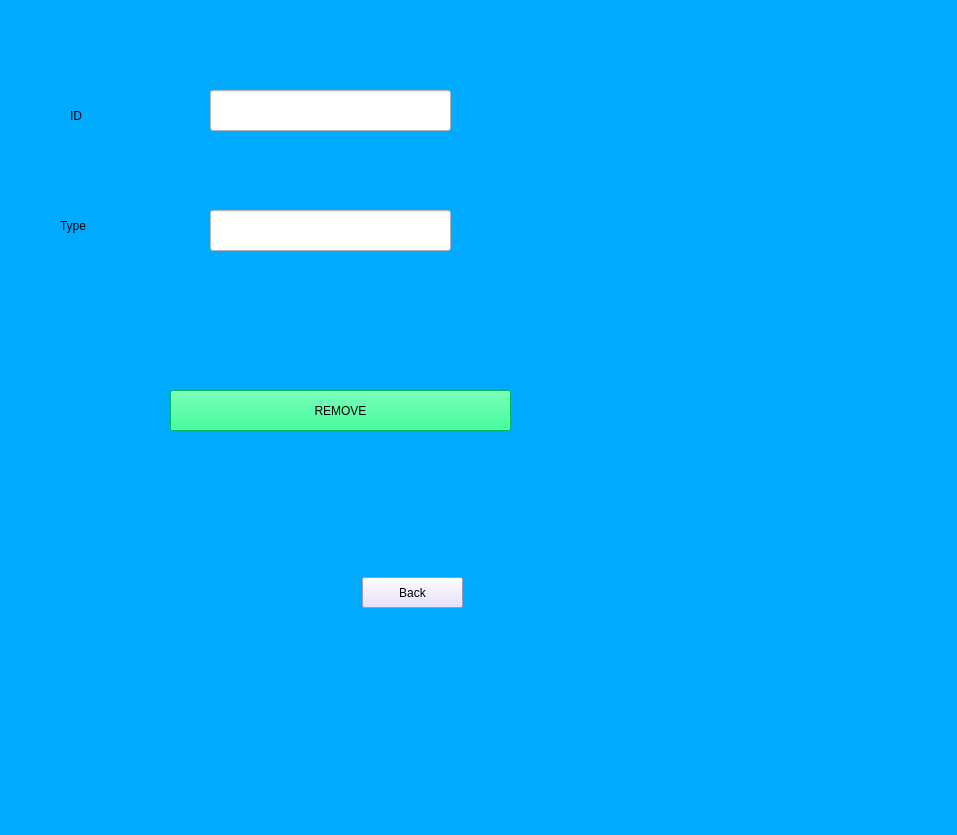
<?xml version="1.0" encoding="UTF-8"?>
<ui version="4.0">
 <class>MainWindow</class>
 <widget class="QMainWindow" name="MainWindow">
  <property name="geometry">
   <rect>
    <x>0</x>
    <y>0</y>
    <width>957</width>
    <height>835</height>
   </rect>
  </property>
  <property name="windowTitle">
   <string>MainWindow</string>
  </property>
  <property name="styleSheet">
   <string notr="true">background-color:rgb(0, 170, 255)</string>
  </property>
  <widget class="QWidget" name="centralwidget">
   <widget class="QLineEdit" name="rid">
    <property name="geometry">
     <rect>
      <x>210</x>
      <y>90</y>
      <width>241</width>
      <height>41</height>
     </rect>
    </property>
    <property name="font">
     <font>
      <pointsize>12</pointsize>
     </font>
    </property>
    <property name="styleSheet">
     <string notr="true">background-color:white</string>
    </property>
    <property name="text">
     <string/>
    </property>
   </widget>
   <widget class="QLabel" name="label">
    <property name="geometry">
     <rect>
      <x>70</x>
      <y>100</y>
      <width>111</width>
      <height>31</height>
     </rect>
    </property>
    <property name="text">
     <string>ID</string>
    </property>
   </widget>
   <widget class="QLineEdit" name="rtype">
    <property name="geometry">
     <rect>
      <x>210</x>
      <y>210</y>
      <width>241</width>
      <height>41</height>
     </rect>
    </property>
    <property name="font">
     <font>
      <pointsize>12</pointsize>
     </font>
    </property>
    <property name="styleSheet">
     <string notr="true">background-color:white</string>
    </property>
    <property name="text">
     <string/>
    </property>
   </widget>
   <widget class="QLabel" name="label_5">
    <property name="geometry">
     <rect>
      <x>60</x>
      <y>210</y>
      <width>101</width>
      <height>31</height>
     </rect>
    </property>
    <property name="text">
     <string>Type</string>
    </property>
   </widget>
   <widget class="QPushButton" name="R">
    <property name="geometry">
     <rect>
      <x>170</x>
      <y>390</y>
      <width>341</width>
      <height>41</height>
     </rect>
    </property>
    <property name="styleSheet">
     <string notr="true">background-color:rgb(0, 255, 127)</string>
    </property>
    <property name="text">
     <string>REMOVE</string>
    </property>
   </widget>
   <widget class="QPushButton" name="removeback">
    <property name="geometry">
     <rect>
      <x>362</x>
      <y>577</y>
      <width>101</width>
      <height>31</height>
     </rect>
    </property>
    <property name="styleSheet">
     <string notr="true">background-color:rgb(227, 216, 255)</string>
    </property>
    <property name="text">
     <string>Back</string>
    </property>
   </widget>
  </widget>
  <widget class="QStatusBar" name="statusbar"/>
 </widget>
 <resources/>
 <connections/>
</ui>
